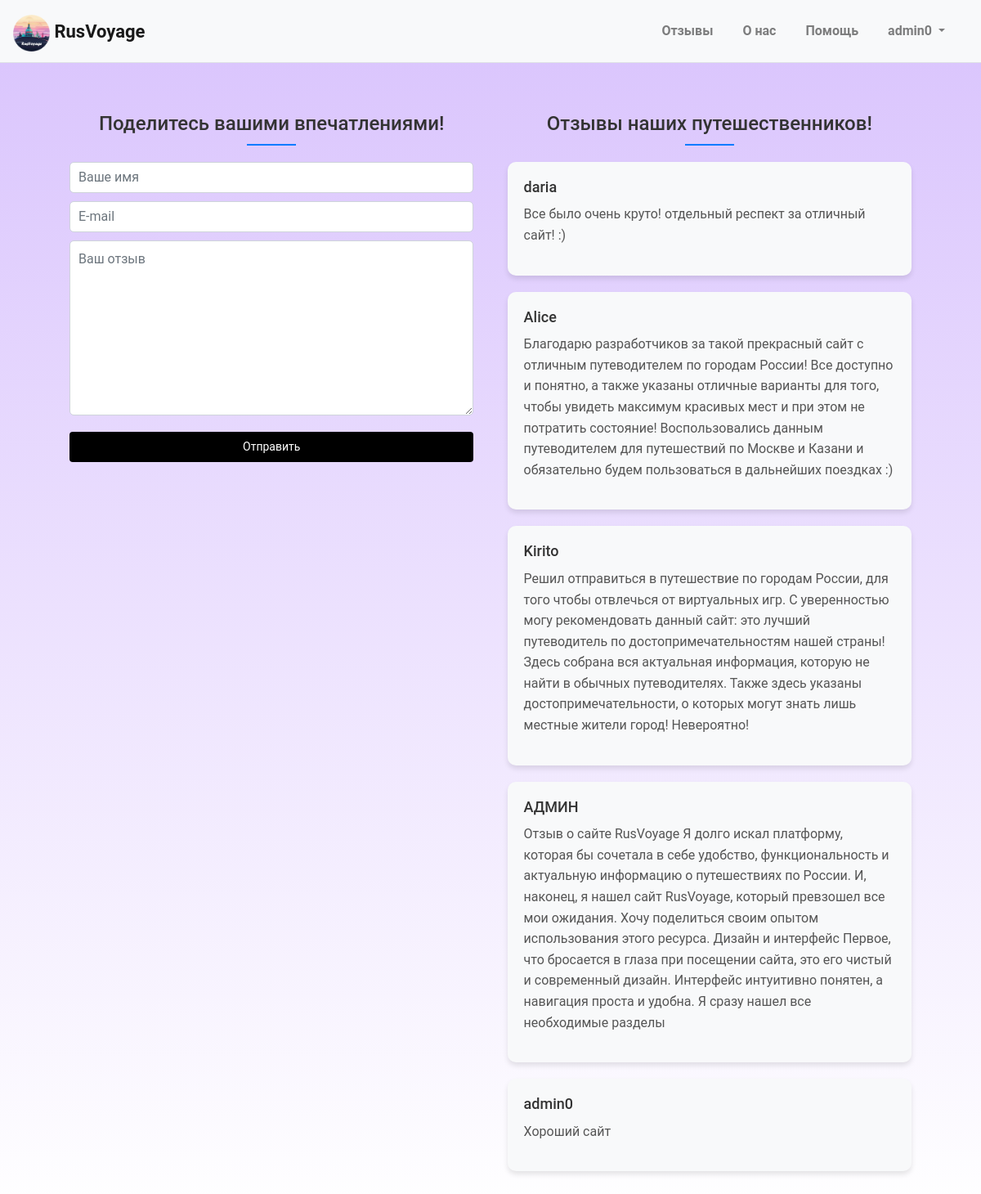
The page /feedback/ (signed in) on the database its author committed.
### main/models.py (models this page shows, shortened)
class UsersFeedback(models.Model):
    username = models.CharField(max_length=30, blank=False)
    email = models.CharField(max_length=30, blank=False)
    feedback = models.CharField(max_length=500, blank=False)

### main/views.py (the view)
# urls.py: path('feedback/', views.feedback, name='feedback'),
def feedback(request):
    modal_form = modal_auth(request)
    news = UsersFeedback.objects.all()
    if request.method == 'POST':
        form = UsersFeedbackForm(request.POST)
        if form.is_valid():
            form.save()
            return redirect('feedback')
    else:
        form = UsersFeedbackForm()
    data = {
        'formReg': modal_form['formReg'],
        'formLog': modal_form['formLog'],
        'news': news,
        'form': form
    }
    return render(request, 'feedback.html', data)

### main/forms.py
class AccountFormRegister(forms.ModelForm):
    class Meta:
        model = Account
        fields = ['username', 'email', 'phone', 'password']
        widgets = {
            'username': TextInput(attrs={
                'required': True,
                'type': 'text',
                'class': 'form-control',
                'placeholder': 'Имя'
            }),
            "email": forms.EmailInput(attrs={
                'required': True,
                'type': 'email',
                'class': 'form-control',
                'placeholder': 'Email'
            }),
            'phone': TextInput(attrs={
                'required': True,
                'type': 'text',
                'class': 'form-control',
                'placeholder': 'Номер телефона'
            }),
            "password": PasswordInput(attrs={
                'required': True,
                'type': 'password',
                'class': 'form-control',
                'placeholder': 'Пароль'
            })
        }

class CustomLoginForm(forms.Form):
    username = forms.CharField(widget=TextInput(attrs={
        'placeholder': 'Имя',
        'type': 'text',
        'class': 'form-control',
    }))
    password = forms.CharField(widget=PasswordInput(attrs={
        'placeholder': 'Пароль',
        'type': 'password',
        'class': 'form-control',
    }))

### main/views.py (called while the page is built, shortened)
def modal_auth(request):
    formReg = AccountFormRegister()
    formLog = CustomLoginForm()
    return {'formReg': formReg, 'formLog': formLog}

### templates/feedback.html (shortened to what this page needs)
{% extends 'base.html' %}
{% load static %}
{% block content %}
<div class="container-feedback">
    <div class="feedback-form-container">
        <div class="feedback-title-left">
            <h2>Поделитесь вашими впечатлениями!</h2>
        </div>
        <form method="POST" сlass="feedback-form">
            {{ form.username }}
            {{ form.email }}
            {{ form.feedback }}
            <button class="btn btn-primary" type="submit">Отправить</button>
        </form>
    </div>
    <div class="reviews-container">
        <div class="feedback-title-right">
            <h2>Отзывы наших путешественников!</h2>
        </div>
        {% for review in news %}
        <div class="review">
            <h3>{{ review.username }}</h3>
            <p>{{ review.feedback }}</p>
        </div>
        {% endfor %}
    </div>
</div>
{% endblock %}

### templates/navbar.html (shortened to what this page needs)
{% load static %}
<nav class="navbar navbar-expand-md navbar-light bg-light">
    <a class="navbar-brand" href="{% url 'index' %}">
        <img src="{% static 'images/logo.png' %}" width="45" height="45" class="d-inline-block" alt="logo" loading="lazy">
        RusVoyage
    </a>
    <div class="collapse navbar-collapse" id="navbarNav">
        <ul class="navbar-nav ml-auto">
            <li class="nav-item">
                <a class="nav-link" href="{% url 'feedback' %}">Отзывы</a>
            </li>
            <li class="nav-item">
                <a class="nav-link" href="{% url 'about' %}">О нас</a>
            </li>
            <li class="nav-item">
                <a class="nav-link" href="{% url 'help' %}">Помощь</a>
            </li>
            {% if request.session.user_id %}
            <li class="nav-item dropdown">
                <a class="nav-link dropdown-toggle" href="#" id="navbarDropdown" role="button" data-toggle="dropdown" aria-haspopup="true" aria-expanded="false">
                    {{ request.session.username }}
                </a>
            </li>
            {% else %}
            <li class="nav-item">
                <button class="nav-link btn btn-login text-white" data-toggle="modal" data-target="#authModal">Войти</button>
            </li>
            {% endif %}
        </ul>
    </div>
</nav>

### main/static/css/base.css (style rules this page uses)
body { font-family: "Roboto", sans-serif; font-size: 16px; color: #333; background: linear-gradient(to top, hsl(0, 0%, 100%), #d9c3fd); background-attachment: fixed; }
.form-control { width: 100%; padding: 10px; margin-bottom: 10px; }
.btn-primary { background-color: #000; color: #fff; padding: 10px 20px; border: none; cursor: pointer; }

### main/static/css/feedback-css.css (style rules this page uses)
.container-feedback { display: flex; flex-wrap: wrap; justify-content: space-between; padding: 40px; }
.feedback-form-container { width: 100%; max-width: 600px; margin: 0 auto; }
.reviews-container { width: 100%; }
.feedback-title-left, .feedback-title-right { text-align: center; margin-bottom: 20px; max-width: 90%; margin: 0 auto; }
.btn-primary { margin-top: 10px; width: 100%; }
.review { background-color: #f8f9fa; padding: 20px; border-radius: 10px; margin-bottom: 20px; box-shadow: 0 4px 6px rgba(0, 0, 0, 0.1); }
.feedback-title-left h2, .feedback-title-right h2 { font-size: 24px; color: #333; }
.review h3 { font-size: 18px; margin-bottom: 10px; }
.review p { font-size: 16px; color: #555; line-height: 1.6; }
.feedback-title-left h2::after, .feedback-title-right h2::after { content: ''; display: block; width: 60px; height: 2px; background-color: #007bff; margin: 10px auto; }
.feedback-title-left h2, .feedback-title-right h2 { font-size: 24px; color: #333; margin-top: 20px; margin-bottom: 20px; }
@media (min-width: 768px) { .container-feedback { flex-wrap: nowrap; } }
@media (min-width: 768px) { .feedback-form-container, .reviews-container { width: 48%; margin: 0; } }

### main/static/css/profile-css.css (style rules this page uses)
.btn-primary { background-color: #000000; border: none; padding: 8px 16px; font-size: 0.875em; }

### main/static/css/navbar.css (style rules this page uses)
.navbar { background-color: #fff; border-bottom: 1px solid #dee2e6; }
.navbar .navbar-brand { font-size: 22px; font-weight: bold; align-items: center; padding-top: 10px; vertical-align: baseline; }
.navbar .navbar-nav .nav-link { margin-right: 20px; font-weight: bold; }

### main/static/css/help.css (style rules this page uses)
.form-control { border-radius: 5px; }

### rows shown on the page
UsersFeedback: session.username "admin0", username "admin0", feedback "Хороший сайт"
UsersFeedback: username "daria", feedback "Все было очень круто! отдельный респект за отличный сайт! :)"
UsersFeedback: username "Alice", feedback "Благодарю разработчиков за такой прекрасный сайт с отличным путеводителем по городам России! Все доступно и понятно, а также указаны отличные варианты для того, чтобы увидеть максимум красивых мест и при этом не потратить состояние! Воспользовались данным путеводителем для путешествий по Москве и Казани и обязательно будем пользоваться в дальнейших поездках :)"
UsersFeedback: username "Kirito", feedback "Решил отправиться в путешествие по городам России, для того чтобы отвлечься от виртуальных игр. С уверенностью могу рекомендовать данный сайт: это лучший путеводитель по достопримечательностям нашей страны! Здесь собрана вся актуальная информация, которую не найти в обычных путеводителях. Также здесь указаны достопримечательности, о которых могут знать лишь местные жители город! Невероятно!"
UsersFeedback: username "АДМИН", feedback "Отзыв о сайте RusVoyage Я долго искал платформу, которая бы сочетала в себе удобство, функциональность и актуальную информацию о путешествиях по России. И, наконец, я нашел сайт RusVoyage, который превзошел все мои ожидания. Хочу поделиться своим опытом использования этого ресурса. Дизайн и интерфейс Первое, что бросается в глаза при посещении сайта, это его чистый и современный дизайн. Интерфейс интуитивно понятен, а навигация проста и удобна. Я сразу нашел все необходимые разделы"
